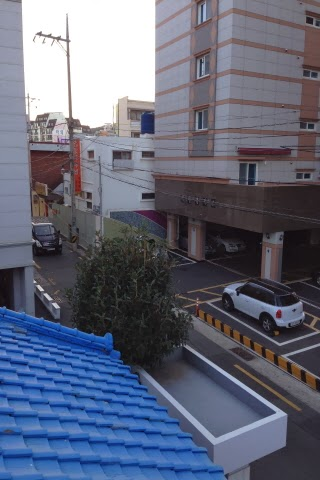
#> input picture image_samples/parking/S2.jpg, 320 x 480 px
$ python multi_panorama.py --directory image_samples/parking
#> lines starting #> are read from the running program, lines starting #| are printed output that depends on the picture
#> in multi_v2, img_right is the input picture: shape (480, 320, 3); mean B, G, R 121.4, 102.9, 97.7
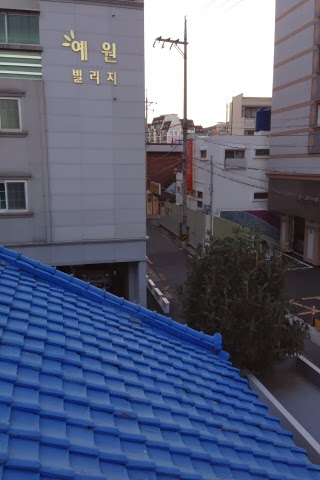
#> input picture image_samples/parking/S1.jpg, 320 x 480 px
#> in multi_v2, img_left is the input picture: shape (480, 320, 3); mean B, G, R 121.5, 96.9, 89.6
### panorama_right.py
import cv2
import imutils
import argparse
import numpy as np


class Panorama:

	def getImgDesc(self, img):
		sift = cv2.xfeatures2d.SIFT_create()
		gray_img = cv2.cvtColor(img, cv2.COLOR_BGR2GRAY)
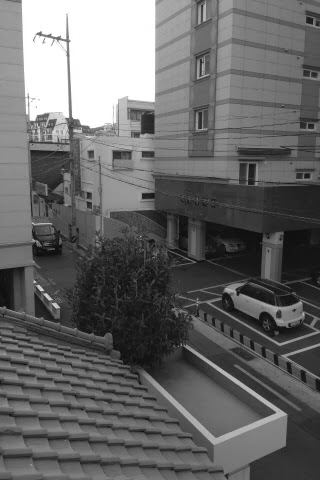
#> gray_img: shape (480, 320); min 8, max 255, mean 103.4

		return sift.detectAndCompute(img, None)


	def matchImages(self, img_right, img_left):
		k1, d1 = self.getImgDesc(img_right)
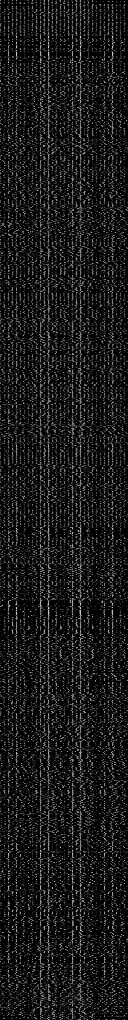
#> d1: shape (1020, 128) float32; min 0, max 215, mean 25.5
#> k1 = 1020 keypoints; strongest (x, y, size): (40, 34, 3.1), (41, 289, 2.6), (58, 38, 3.1), (46, 295, 2.7)
		k2, d2 = self.getImgDesc(img_left)
#> in getImgDesc (call 2), `gray_img = cv2.cvtColor(img, cv2.COLOR_BGR2GRAY)`:
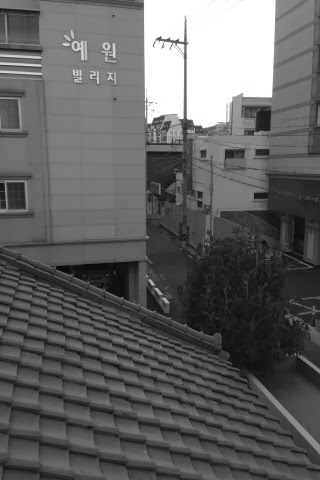
#> gray_img: shape (480, 320); min 6, max 255, mean 97.5
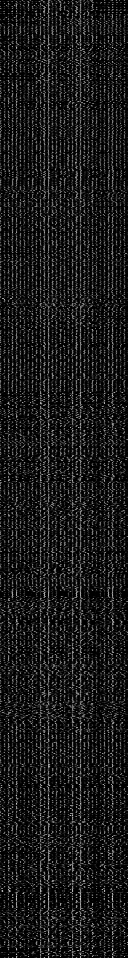
#> d2: shape (958, 128) float32; min 0, max 210, mean 26
#> k2 = 958 keypoints; strongest (x, y, size): (168, 40, 2.7), (177, 41, 3.1), (185, 43, 3.4), (185, 57, 2.5)
		#print(k1[0])

		match = cv2.DescriptorMatcher_create(cv2.DescriptorMatcher_FLANNBASED)
		matches = match.knnMatch(d1, d2, 2)
#> matches = 1020 matches
		#print(matches[0])
		ratio = 0.6
		accepted_matches = [m for m, n in matches if m.distance < n.distance * ratio]
#> accepted_matches = 206 matches

		return accepted_matches, k1, k2


	def getPano(self, img_right, img_left):
		matches, k1, k2 = self.matchImages(img_right, img_left)
#> matches = 206 matches

		if len(matches) > 4:
			ptsimg_right = np.array([k1[m.queryIdx].pt for m in matches], dtype="float32")
#> ptsimg_right = 206 pairs, first value 13.64 to 288.8, second value 36.39 to 471
			ptsimg_left = np.array([k2[m.trainIdx].pt for m in matches], dtype="float32")
#> ptsimg_left = 206 pairs, first value 40.9 to 306.8, second value 38.58 to 461.4


		#print(img_right.shape[0],img_right.shape[1], img_left.shape[0], img_left.shape[1])
		H, status = cv2.findHomography(ptsimg_right, ptsimg_left, cv2.RANSAC)
#> H = [[0.781, -0.0153, 121.2], [-0.136, 0.923, 13.57], [-0.000708, -8.62e-06, 1]]; status = 206 values, max 1 at index 0, min 0 at index 4, mean 0.937
		im = cv2.warpPerspective(img_right, H,(img_right.shape[1]+img_left.shape[1], img_right.shape[0]))
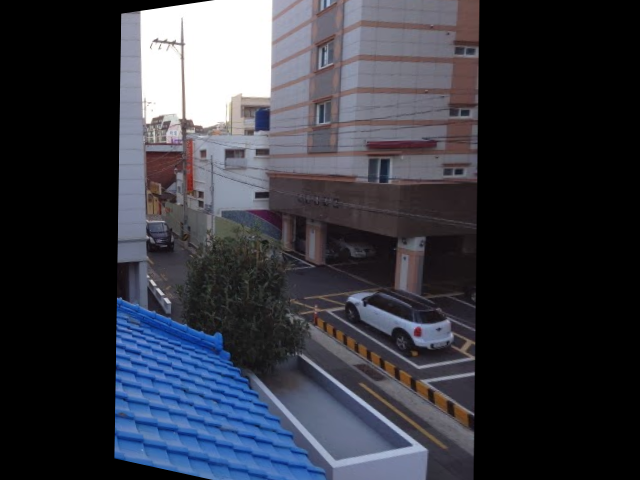
#> im: shape (480, 640, 3); mean B, G, R 63.8, 54.6, 52.7

		im[0:img_left.shape[0], 0:img_left.shape[1]] = img_left
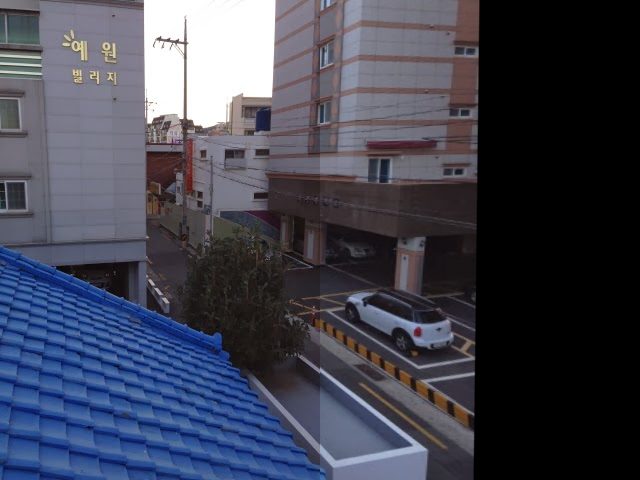
#> im: shape (480, 640, 3); mean B, G, R 82.1, 67.5, 65
		# [5 lines of commented-out code are left out]
		return im


### multi_panorama.py
import cv2
from imutils import paths
import imutils
import argparse
import numpy as np

import panorama_right as pr
import panorama_left as pl


def multi_v1(imagePaths) :
    for (i, imagePath) in enumerate(imagePaths) :

        print("[INFO] processing image {}/{}".format(i + 1, len(imagePaths)))

        if i == 0 :
            img1 = cv2.imread(imagePath)
            continue
        else :
            img2 = cv2.imread(imagePath)
            img1 = pano_right.getPano(img1, img2)

    return img1

def multi_v2(imagePaths, side) :
    half_imagePaths_size = int(len(imagePaths) / 2)
    is_odd = bool(len(imagePaths) % 2)

    #fin de recursion : half_imagePaths_size = 0
    if half_imagePaths_size == 1 :

        img_right = cv2.imread(imagePaths[0])
        img_left = cv2.imread(imagePaths[-1])
        if is_odd :
            img_middle = cv2.imread(imagePaths[1])
            img_right = pano_right.getPano(img_right, img_middle)
            img_left = pano_left.getPano(img_middle, img_left)

        if side == "right" :
            return pano_right.getPano(img_right, img_left)
        elif side == "left" :
            return pano_left.getPano(img_right, img_left)

    else :
        #séparation imagePaths
        imagePath_right = imagePaths[:half_imagePaths_size]
        imagePath_left = imagePaths[half_imagePaths_size + int(is_odd):]
        if is_odd :
            img_middle = cv2.imread(imagePaths[half_imagePaths_size])

        #left
        img_left = multi_v2(imagePath_left, "left")

        #rigth
        img_right = multi_v2(imagePath_right, "right")

        #middle
        if is_odd :
            img_right = pano_right.getPano(img_right, img_middle)
            img_left = pano_left.getPano(img_middle, img_left)


        if side == "right" :
            return pano_right.getPano(img_right, img_left)
        elif side == "left" :
            return pano_left.getPano(img_right, img_left)


# MAIN
parser = argparse.ArgumentParser()
parser.add_argument("-d", "--directory", required=True,
	help="path to the input directory of images")

args = vars(parser.parse_args())

imagePaths = list(paths.list_images(args["directory"]))

#imagePaths.sort(reverse = True)
imagePaths.sort(reverse = True)

pano_right = pr.Panorama()
pano_left = pl.Panorama()


#cv2.imshow("Pano v1", multi_v1(imagePaths))

cv2.imshow("Pano v2", multi_v2(imagePaths, "right"))
cv2.waitKey(0)


# [7 lines of commented-out code are left out]
